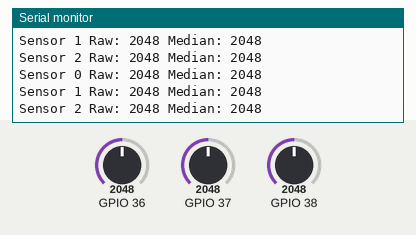
Bench run of a sketch on a simulated ESP32. Shown: the last lines printed to the serial monitor. Inputs (shaded band) come from the test bench; at power-on: GPIO 36 = 2048, GPIO 37 = 2048, GPIO 38 = 2048.

Above: at 1.2 s.
1.3 s: GPIO 36 set to 2866
At 1.49 s:
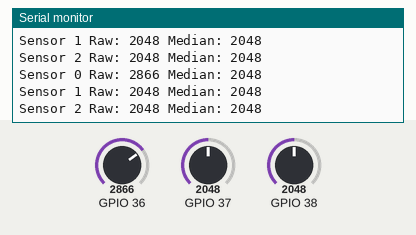
2.8 s: GPIO 37 set to 2866
At 2.86 s:
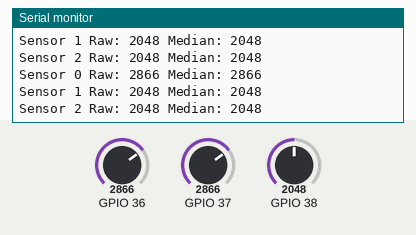
4.3 s: GPIO 38 set to 2866
At 4.36 s:
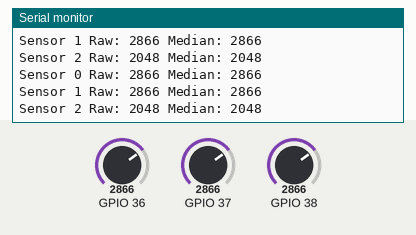
5.8 s: GPIO 36 set to 3603
At 5.86 s:
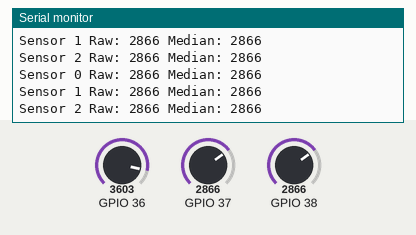
7.3 s: GPIO 37 set to 3603
At 7.36 s:
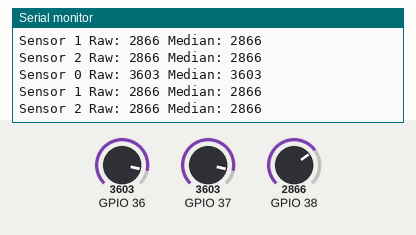
8.8 s: GPIO 38 set to 3603
At 8.87 s:
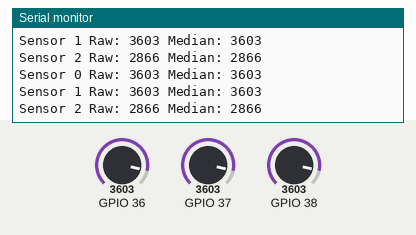
Timing chart, 0 to 11.3 s (numbered marks = the images above; inputs shaded):
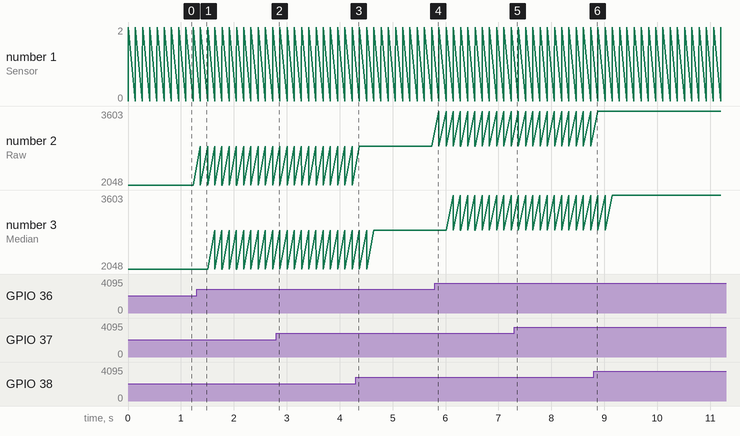

The sketch:

ESP32_QT_PY_MedianFilterInt_Array.ino
```cpp
#include "MedianFilterLib2.h"

// Define number of sensors and filter window size
const int NUM_SENSORS = 3;
const int WINDOW_SIZE = 5;

// Array of MedianFilter objects
MedianFilter2<int> filter[NUM_SENSORS][1] =
{
  {MedianFilter2<int>(WINDOW_SIZE)},
  {MedianFilter2<int>(WINDOW_SIZE)},
  {MedianFilter2<int>(WINDOW_SIZE)}
};

void setup() {
  Serial.begin(9600);
}

void loop() {
  for (int i = 0; i < NUM_SENSORS; i++) {
    // Simulate reading sensors
    int rawValue = analogRead(A0 + i);

    // Add value to corresponding filter
    filter[i][0].AddValue(rawValue);

    // Get filtered value
    int filteredValue = filter[i][0].GetFiltered();

    Serial.print("Sensor "); Serial.print(i);
    Serial.print(" Raw: "); Serial.print(rawValue);
    Serial.print(" Median: "); Serial.println(filteredValue);
  }
  delay(100);
}
```

Measured:
- after the input at 1.3 s, the serial monitor: prints a new line after 0.07 s (image 1)
